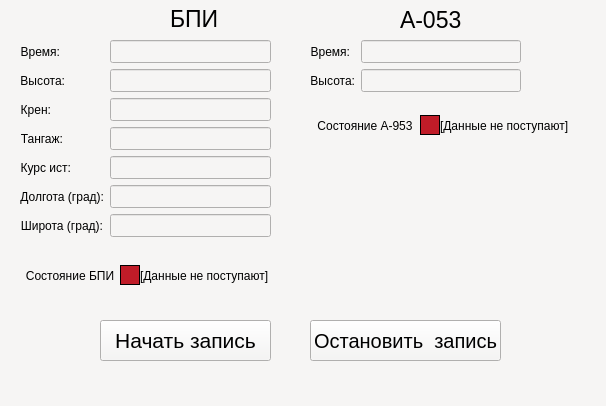
<?xml version="1.0" encoding="UTF-8"?>
<ui version="4.0">
 <class>MainWindow</class>
 <widget class="QMainWindow" name="MainWindow">
  <property name="geometry">
   <rect>
    <x>0</x>
    <y>0</y>
    <width>606</width>
    <height>406</height>
   </rect>
  </property>
  <property name="minimumSize">
   <size>
    <width>606</width>
    <height>406</height>
   </size>
  </property>
  <property name="maximumSize">
   <size>
    <width>606</width>
    <height>406</height>
   </size>
  </property>
  <property name="windowTitle">
   <string>MainWindow</string>
  </property>
  <property name="styleSheet">
   <string notr="true">background-color: rgb(246, 245, 244);</string>
  </property>
  <widget class="QWidget" name="centralwidget">
   <widget class="QLabel" name="label_header_bpi">
    <property name="geometry">
     <rect>
      <x>170</x>
      <y>10</y>
      <width>51</width>
      <height>17</height>
     </rect>
    </property>
    <property name="font">
     <font>
      <pointsize>17</pointsize>
     </font>
    </property>
    <property name="text">
     <string>БПИ</string>
    </property>
   </widget>
   <widget class="QWidget" name="layoutWidget">
    <property name="geometry">
     <rect>
      <x>20</x>
      <y>40</y>
      <width>251</width>
      <height>201</height>
     </rect>
    </property>
    <layout class="QFormLayout" name="formLayout">
     <item row="0" column="0">
      <widget class="QLabel" name="label_time_bpi">
       <property name="font">
        <font>
         <pointsize>9</pointsize>
        </font>
       </property>
       <property name="text">
        <string>Время:</string>
       </property>
       <property name="alignment">
        <set>Qt::AlignRight|Qt::AlignTrailing|Qt::AlignVCenter</set>
       </property>
      </widget>
     </item>
     <item row="0" column="1">
      <widget class="QLineEdit" name="lineEdit_time_bpi">
       <property name="enabled">
        <bool>false</bool>
       </property>
       <property name="font">
        <font>
         <pointsize>10</pointsize>
        </font>
       </property>
       <property name="styleSheet">
        <string notr="true">color: rgb(0, 0, 0); </string>
       </property>
      </widget>
     </item>
     <item row="1" column="0">
      <widget class="QLabel" name="label_alt_bpi">
       <property name="font">
        <font>
         <pointsize>9</pointsize>
        </font>
       </property>
       <property name="text">
        <string>Высота:</string>
       </property>
       <property name="alignment">
        <set>Qt::AlignRight|Qt::AlignTrailing|Qt::AlignVCenter</set>
       </property>
      </widget>
     </item>
     <item row="1" column="1">
      <widget class="QLineEdit" name="lineEdit_alt_bpi">
       <property name="enabled">
        <bool>false</bool>
       </property>
       <property name="font">
        <font>
         <pointsize>10</pointsize>
        </font>
       </property>
       <property name="styleSheet">
        <string notr="true">color: rgb(0, 0, 0); </string>
       </property>
      </widget>
     </item>
     <item row="2" column="0">
      <widget class="QLabel" name="label_kren">
       <property name="font">
        <font>
         <pointsize>9</pointsize>
        </font>
       </property>
       <property name="text">
        <string>Крен:</string>
       </property>
       <property name="alignment">
        <set>Qt::AlignRight|Qt::AlignTrailing|Qt::AlignVCenter</set>
       </property>
      </widget>
     </item>
     <item row="2" column="1">
      <widget class="QLineEdit" name="lineEdit_kren">
       <property name="enabled">
        <bool>false</bool>
       </property>
       <property name="font">
        <font>
         <pointsize>10</pointsize>
        </font>
       </property>
       <property name="styleSheet">
        <string notr="true">color: rgb(0, 0, 0); </string>
       </property>
      </widget>
     </item>
     <item row="3" column="0">
      <widget class="QLabel" name="label_tangaj">
       <property name="font">
        <font>
         <pointsize>9</pointsize>
        </font>
       </property>
       <property name="text">
        <string>Тангаж:</string>
       </property>
       <property name="alignment">
        <set>Qt::AlignRight|Qt::AlignTrailing|Qt::AlignVCenter</set>
       </property>
      </widget>
     </item>
     <item row="3" column="1">
      <widget class="QLineEdit" name="lineEdit_tangaj">
       <property name="enabled">
        <bool>false</bool>
       </property>
       <property name="font">
        <font>
         <pointsize>10</pointsize>
        </font>
       </property>
       <property name="styleSheet">
        <string notr="true">color: rgb(0, 0, 0); </string>
       </property>
      </widget>
     </item>
     <item row="4" column="0">
      <widget class="QLabel" name="label_course">
       <property name="font">
        <font>
         <pointsize>9</pointsize>
        </font>
       </property>
       <property name="text">
        <string>Курс ист:</string>
       </property>
       <property name="alignment">
        <set>Qt::AlignRight|Qt::AlignTrailing|Qt::AlignVCenter</set>
       </property>
      </widget>
     </item>
     <item row="4" column="1">
      <widget class="QLineEdit" name="lineEdit_course">
       <property name="enabled">
        <bool>false</bool>
       </property>
       <property name="font">
        <font>
         <pointsize>10</pointsize>
        </font>
       </property>
       <property name="styleSheet">
        <string notr="true">color: rgb(0, 0, 0); </string>
       </property>
      </widget>
     </item>
     <item row="5" column="0">
      <widget class="QLabel" name="label_long">
       <property name="font">
        <font>
         <pointsize>9</pointsize>
        </font>
       </property>
       <property name="text">
        <string>Долгота (град):</string>
       </property>
       <property name="alignment">
        <set>Qt::AlignRight|Qt::AlignTrailing|Qt::AlignVCenter</set>
       </property>
      </widget>
     </item>
     <item row="5" column="1">
      <widget class="QLineEdit" name="lineEdit_long">
       <property name="enabled">
        <bool>false</bool>
       </property>
       <property name="font">
        <font>
         <pointsize>10</pointsize>
        </font>
       </property>
       <property name="styleSheet">
        <string notr="true">color: rgb(0, 0, 0); </string>
       </property>
      </widget>
     </item>
     <item row="6" column="0">
      <widget class="QLabel" name="label_lat">
       <property name="font">
        <font>
         <pointsize>9</pointsize>
        </font>
       </property>
       <property name="text">
        <string>Широта (град):</string>
       </property>
       <property name="alignment">
        <set>Qt::AlignRight|Qt::AlignTrailing|Qt::AlignVCenter</set>
       </property>
      </widget>
     </item>
     <item row="6" column="1">
      <widget class="QLineEdit" name="lineEdit_lat">
       <property name="enabled">
        <bool>false</bool>
       </property>
       <property name="font">
        <font>
         <pointsize>10</pointsize>
        </font>
       </property>
       <property name="styleSheet">
        <string notr="true">color: rgb(0, 0, 0); </string>
       </property>
      </widget>
     </item>
    </layout>
   </widget>
   <widget class="QWidget" name="layoutWidget_2">
    <property name="geometry">
     <rect>
      <x>310</x>
      <y>40</y>
      <width>211</width>
      <height>52</height>
     </rect>
    </property>
    <layout class="QFormLayout" name="formLayout_2">
     <item row="0" column="0">
      <widget class="QLabel" name="label_time_A053">
       <property name="font">
        <font>
         <pointsize>9</pointsize>
        </font>
       </property>
       <property name="text">
        <string>Время:</string>
       </property>
       <property name="alignment">
        <set>Qt::AlignRight|Qt::AlignTrailing|Qt::AlignVCenter</set>
       </property>
      </widget>
     </item>
     <item row="0" column="1">
      <widget class="QLineEdit" name="lineEdit_time_a053">
       <property name="enabled">
        <bool>false</bool>
       </property>
       <property name="font">
        <font>
         <pointsize>10</pointsize>
        </font>
       </property>
       <property name="styleSheet">
        <string notr="true">color: rgb(0, 0, 0); </string>
       </property>
      </widget>
     </item>
     <item row="1" column="0">
      <widget class="QLabel" name="label_alt_a053">
       <property name="font">
        <font>
         <pointsize>9</pointsize>
        </font>
       </property>
       <property name="text">
        <string>Высота:</string>
       </property>
       <property name="alignment">
        <set>Qt::AlignRight|Qt::AlignTrailing|Qt::AlignVCenter</set>
       </property>
      </widget>
     </item>
     <item row="1" column="1">
      <widget class="QLineEdit" name="lineEdit_alt_a053">
       <property name="enabled">
        <bool>false</bool>
       </property>
       <property name="font">
        <font>
         <pointsize>10</pointsize>
        </font>
       </property>
       <property name="styleSheet">
        <string notr="true">color: rgb(0, 0, 0); </string>
       </property>
      </widget>
     </item>
    </layout>
   </widget>
   <widget class="QLabel" name="label_header_a053">
    <property name="geometry">
     <rect>
      <x>400</x>
      <y>10</y>
      <width>71</width>
      <height>20</height>
     </rect>
    </property>
    <property name="font">
     <font>
      <pointsize>17</pointsize>
     </font>
    </property>
    <property name="text">
     <string>A-053</string>
    </property>
   </widget>
   <widget class="QWidget" name="layoutWidget_3">
    <property name="geometry">
     <rect>
      <x>310</x>
      <y>110</y>
      <width>281</width>
      <height>31</height>
     </rect>
    </property>
    <layout class="QHBoxLayout" name="horizontalLayout_2">
     <property name="spacing">
      <number>0</number>
     </property>
     <item>
      <widget class="QLabel" name="label_state_a053">
       <property name="maximumSize">
        <size>
         <width>110</width>
         <height>16777215</height>
        </size>
       </property>
       <property name="font">
        <font>
         <pointsize>9</pointsize>
        </font>
       </property>
       <property name="text">
        <string>Состояние A-953</string>
       </property>
       <property name="alignment">
        <set>Qt::AlignCenter</set>
       </property>
      </widget>
     </item>
     <item>
      <widget class="QLabel" name="label_ind_a053">
       <property name="minimumSize">
        <size>
         <width>20</width>
         <height>20</height>
        </size>
       </property>
       <property name="maximumSize">
        <size>
         <width>20</width>
         <height>20</height>
        </size>
       </property>
       <property name="styleSheet">
        <string notr="true">background-color: rgb(192, 28, 40); 
border: 1 solid black;</string>
       </property>
       <property name="text">
        <string/>
       </property>
       <property name="alignment">
        <set>Qt::AlignCenter</set>
       </property>
      </widget>
     </item>
     <item>
      <widget class="QLabel" name="label_hint_a053">
       <property name="font">
        <font>
         <pointsize>9</pointsize>
        </font>
       </property>
       <property name="text">
        <string>[Данные не поступают]</string>
       </property>
       <property name="alignment">
        <set>Qt::AlignLeading|Qt::AlignLeft|Qt::AlignVCenter</set>
       </property>
       <property name="margin">
        <number>6</number>
       </property>
      </widget>
     </item>
    </layout>
   </widget>
   <widget class="QPushButton" name="button_startRecord">
    <property name="geometry">
     <rect>
      <x>100</x>
      <y>320</y>
      <width>171</width>
      <height>41</height>
     </rect>
    </property>
    <property name="font">
     <font>
      <pointsize>16</pointsize>
     </font>
    </property>
    <property name="text">
     <string>Начать запись</string>
    </property>
   </widget>
   <widget class="QPushButton" name="button_stopRecord">
    <property name="geometry">
     <rect>
      <x>310</x>
      <y>320</y>
      <width>191</width>
      <height>41</height>
     </rect>
    </property>
    <property name="font">
     <font>
      <pointsize>15</pointsize>
     </font>
    </property>
    <property name="text">
     <string>Остановить  запись</string>
    </property>
   </widget>
   <widget class="QWidget" name="layoutWidget">
    <property name="geometry">
     <rect>
      <x>20</x>
      <y>260</y>
      <width>311</width>
      <height>31</height>
     </rect>
    </property>
    <layout class="QHBoxLayout" name="horizontalLayout">
     <property name="spacing">
      <number>0</number>
     </property>
     <item>
      <widget class="QLabel" name="label_state_bpi">
       <property name="minimumSize">
        <size>
         <width>15</width>
         <height>0</height>
        </size>
       </property>
       <property name="maximumSize">
        <size>
         <width>100</width>
         <height>16777215</height>
        </size>
       </property>
       <property name="font">
        <font>
         <pointsize>9</pointsize>
        </font>
       </property>
       <property name="text">
        <string>Состояние БПИ</string>
       </property>
       <property name="alignment">
        <set>Qt::AlignCenter</set>
       </property>
      </widget>
     </item>
     <item>
      <widget class="QLabel" name="label_ind_bpi">
       <property name="minimumSize">
        <size>
         <width>20</width>
         <height>20</height>
        </size>
       </property>
       <property name="maximumSize">
        <size>
         <width>20</width>
         <height>20</height>
        </size>
       </property>
       <property name="styleSheet">
        <string notr="true">background-color: rgb(192, 28, 40);  
border: 1 solid black;</string>
       </property>
       <property name="text">
        <string/>
       </property>
       <property name="alignment">
        <set>Qt::AlignCenter</set>
       </property>
      </widget>
     </item>
     <item>
      <widget class="QLabel" name="label_hint_bpi">
       <property name="font">
        <font>
         <pointsize>9</pointsize>
        </font>
       </property>
       <property name="text">
        <string>[Данные не поступают]</string>
       </property>
       <property name="alignment">
        <set>Qt::AlignLeading|Qt::AlignLeft|Qt::AlignVCenter</set>
       </property>
       <property name="margin">
        <number>6</number>
       </property>
      </widget>
     </item>
    </layout>
   </widget>
  </widget>
  <widget class="QMenuBar" name="menubar">
   <property name="geometry">
    <rect>
     <x>0</x>
     <y>0</y>
     <width>606</width>
     <height>21</height>
    </rect>
   </property>
  </widget>
  <widget class="QStatusBar" name="statusbar"/>
 </widget>
 <resources/>
 <connections/>
</ui>
